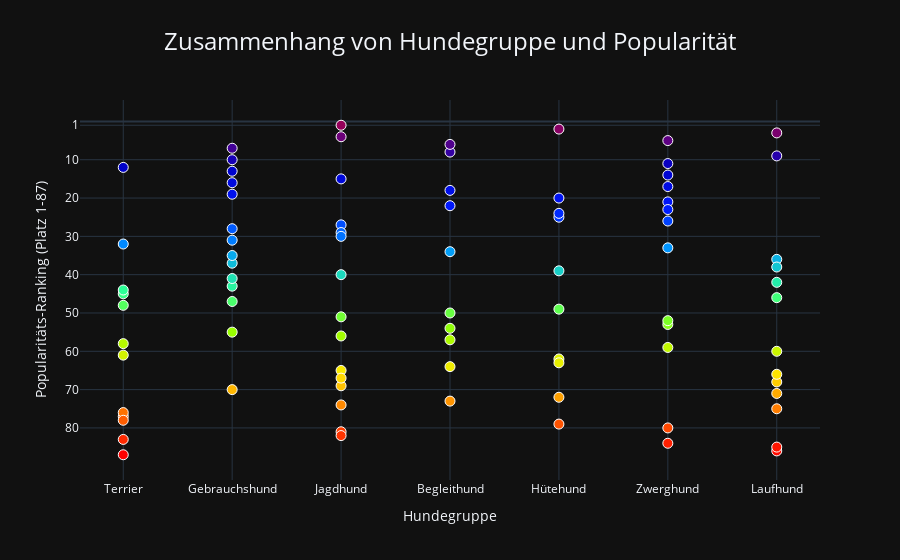

Notebook code for this chart:
### Markdown cell above
# Hundegruppe vs Popularität

### Code cell
fig = px.scatter(
    data,
    x='type_de',
    y='popularity ranking',
    hover_name='Breed_de',
    labels={"type_de": "Hundegruppe", "popularity ranking": "Popularitäts-Ranking (Platz 1-87)"},
    title='Zusammenhang von Hundegruppe und Popularität',
    color='popularity ranking',
    template="plotly_dark",
    color_continuous_scale="rainbow"
)

fig.update_layout(
    title_x=0.5,
    title_xanchor='center',
    title_font_size=24 
    
)

# Weiße Umrandung um die Marker
fig.update_traces(
    marker=dict(
        size = 10,
        line=dict(
            width=1,
            color = 'white'

        )
    )
)


fig.update_yaxes(
    autorange='reversed',
    tickmode='array',
    dtick=10,
    tickvals=[1, 10, 20, 30, 40, 50, 60, 70, 80]
)

fig.update_coloraxes(showscale=False)


fig.show()

#fig.write_html('type_ranking.html')

### Figure 1 — Plotly figure (JSON) as saved in the notebook; plotly's stock layout.template omitted (floating-point values rounded to 4 significant figures)
{"data": [{"hovertemplate": "<b>%{hovertext}</b><br><br>Hundegruppe=%{x}<br>Popularitäts-Ranking (Platz 1-87)=%{marker.color}<extra></extra>", "hovertext": ["Border Terrier", "Cairn Terrier", "Sibirischer Husky", "Walisischer Springer Spaniel", "Englischer Cocker Spaniel", "Cocker Spaniel", "Lhasa Apso", "Englischer Springer Spaniel", "Shetland Sheepdog", "West Highland White Terrier", "Epagneul Breton", "Deutsch Kurzhaar", "Pointer", "Tibetspaniel", "Labrador Retriever", "Bichon Frisé", "Irischer Setter", "Samojede", "Shih Tzu", "Golden Retriever", "Chesapeake Bay Retriever", "Papillon", "Gordon Setter", "Englischer Setter", "Mops", "Affenpinscher", "Zwergschnauzer", "Beagle", "Border Collie", "Australischer Terrier", "Whippet", "Boston Terrier", "Briard", "Bedlington Terrier", "Cavalier King Charles Spaniel", "Dalmatiner", "Flat-Coated Retriever", "Belgischer Schäferhund (Tervueren)", "Basset Hound", "Pudel", "Staffordshire Bullterrier", "Flandrischer Treibhund", "Pembroke Welsh Corgi", "Clumber Spaniel", "Zwergspitz (Pomeranian)", "Australian Shepherd", "Pharaonenhund", "Dandie Dinmont Terrier", "Greyhound", "Saluki", "Australischer Treibhund", "Tibet Terrier", "Norfolk Terrier", "Dackel (Teckel)", "Chihuahua", "Dobermann", "Englischer Toy Spaniel", "Neufundländer", "Basenji", "Afghanischer Windhund", "Bobtail", "Französische Bulldogge", "Berner Sennenhund", "Boxer", "Brüsseler Griffon", "Malteser", "Riesenschnauzer", "Rottweiler", "Yorkshire Terrier", "Irischer Wolfshund", "Scottish Terrier", "Bullmastiff", "Deutscher Schäferhund", "Mastiff", "Deutsche Dogge", "Kerry Blue Terrier", "Italienisches Windspiel", "Pekinese", "Rhodesian Ridgeback", "Bullterrier", "Bernhardiner", "Russischer Windhund (Borzoi)", "Alaskan Malamute", "Bluthund", "Chow-Chow", "Akita", "Englische Bulldogge"], "legendgroup": "", "marker": {"color": [61, 48, 16, 81, 51, 27, 50, 29, 20, 32, 30, 15, 74, 73, 1, 34, 56, 55, 11, 4, 40, 33, 69, 65, 26, 84, 12, 3, 39, 77, 46, 22, 79, 83, 21, 57, 67, 72, 36, 8, 58, 62, 25, 82, 17, 24, 86, 87, 85, 75, 49, 64, 76, 9, 14, 13, 80, 37, 68, 66, 63, 18, 31, 7, 59, 23, 70, 10, 5, 60, 45, 35, 2, 28, 19, 78, 53, 52, 38, 44, 43, 71, 47, 42, 54, 41, 6], "coloraxis": "coloraxis", "line": {"color": "white", "width": 1}, "size": 10, "symbol": "circle"}, "mode": "markers", "name": "", "orientation": "v", "showlegend": false, "type": "scatter", "x": ["Terrier", "Terrier", "Gebrauchshund", "Jagdhund", "Jagdhund", "Jagdhund", "Begleithund", "Jagdhund", "Hütehund", "Terrier", "Jagdhund", "Jagdhund", "Jagdhund", "Begleithund", "Jagdhund", "Begleithund", "Jagdhund", "Gebrauchshund", "Zwerghund", "Jagdhund", "Jagdhund", "Zwerghund", "Jagdhund", "Jagdhund", "Zwerghund", "Zwerghund", "Terrier", "Laufhund", "Hütehund", "Terrier", "Laufhund", "Begleithund", "Hütehund", "Terrier", "Zwerghund", "Begleithund", "Jagdhund", "Hütehund", "Laufhund", "Begleithund", "Terrier", "Hütehund", "Hütehund", "Jagdhund", "Zwerghund", "Hütehund", "Laufhund", "Terrier", "Laufhund", "Laufhund", "Hütehund", "Begleithund", "Terrier", "Laufhund", "Zwerghund", "Gebrauchshund", "Zwerghund", "Gebrauchshund", "Laufhund", "Laufhund", "Hütehund", "Begleithund", "Gebrauchshund", "Gebrauchshund", "Zwerghund", "Zwerghund", "Gebrauchshund", "Gebrauchshund", "Zwerghund", "Laufhund", "Terrier", "Gebrauchshund", "Hütehund", "Gebrauchshund", "Gebrauchshund", "Terrier", "Zwerghund", "Zwerghund", "Laufhund", "Terrier", "Gebrauchshund", "Laufhund", "Gebrauchshund", "Laufhund", "Begleithund", "Gebrauchshund", "Begleithund"], "xaxis": "x", "y": [61, 48, 16, 81, 51, 27, 50, 29, 20, 32, 30, 15, 74, 73, 1, 34, 56, 55, 11, 4, 40, 33, 69, 65, 26, 84, 12, 3, 39, 77, 46, 22, 79, 83, 21, 57, 67, 72, 36, 8, 58, 62, 25, 82, 17, 24, 86, 87, 85, 75, 49, 64, 76, 9, 14, 13, 80, 37, 68, 66, 63, 18, 31, 7, 59, 23, 70, 10, 5, 60, 45, 35, 2, 28, 19, 78, 53, 52, 38, 44, 43, 71, 47, 42, 54, 41, 6], "yaxis": "y"}], "layout": {"coloraxis": {"colorbar": {"title": {"text": "Popularitäts-Ranking (Platz 1-87)"}}, "colorscale": [[0, "rgb(150,0,90)"], [0.125, "rgb(0,0,200)"], [0.25, "rgb(0,25,255)"], [0.375, "rgb(0,152,255)"], [0.5, "rgb(44,255,150)"], [0.625, "rgb(151,255,0)"], [0.75, "rgb(255,234,0)"], [0.875, "rgb(255,111,0)"], [1, "rgb(255,0,0)"]], "showscale": false}, "legend": {"tracegroupgap": 0}, "title": {"font": {"size": 24}, "text": "Zusammenhang von Hundegruppe und Popularität", "x": 0.5, "xanchor": "center"}, "xaxis": {"anchor": "y", "domain": [0, 1], "title": {"text": "Hundegruppe"}}, "yaxis": {"anchor": "x", "autorange": "reversed", "domain": [0, 1], "dtick": 10, "tickmode": "array", "tickvals": [1, 10, 20, 30, 40, 50, 60, 70, 80], "title": {"text": "Popularitäts-Ranking (Platz 1-87)"}}}}
